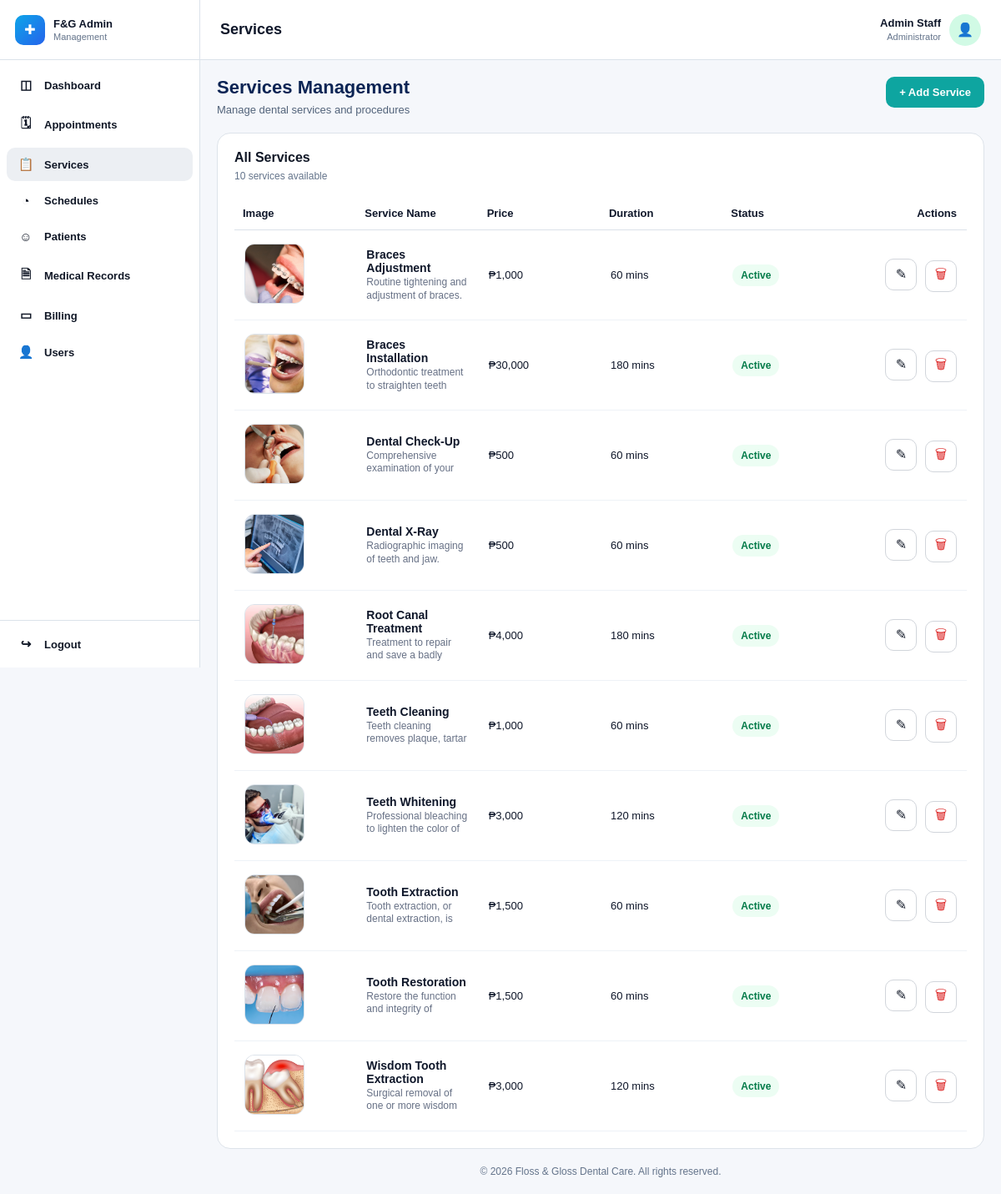
Screenshot of /admin/manage-services.php (signed in) with the database file from the repository.
### tables this page shows
CREATE TABLE `users` (
  `user_id` int(11) NOT NULL,
  `role` enum('patient','staff','system_admin','dentist') NOT NULL,
  `email` varchar(150) NOT NULL,
  `phone` varchar(20) DEFAULT NULL,
  `password_hash` varchar(255) NOT NULL,
  `account_status` enum('active','inactive','deactivated','suspended') NOT NULL DEFAULT 'active',
  `email_verified` tinyint(1) NOT NULL DEFAULT 0,
  `created_at` timestamp NOT NULL DEFAULT current_timestamp(),
  `updated_at` timestamp NOT NULL DEFAULT current_timestamp() ON UPDATE current_timestamp()
);

CREATE TABLE `services` (
  `service_id` int(11) NOT NULL,
  `service_name` varchar(150) NOT NULL,
  `description` text DEFAULT NULL,
  `image_path` varchar(255) DEFAULT NULL,
  `duration_minutes` int(11) NOT NULL DEFAULT 30,
  `price` decimal(10,2) NOT NULL DEFAULT 0.00,
  `is_active` tinyint(1) NOT NULL DEFAULT 1,
  `created_by` int(11) DEFAULT NULL,
  `created_at` timestamp NOT NULL DEFAULT current_timestamp(),
  `updated_at` timestamp NOT NULL DEFAULT current_timestamp() ON UPDATE current_timestamp()
);

### includes/auth.php (called while the page is built, shortened)
<?php
function currentRole(): string {
    return $_SESSION['role'] ?? '';
}
?>

### admin/manage-services.php (the view, shortened to what this page needs)
<?php
require_once '../config/database.php';
require_once '../includes/auth.php';
$user_id = $_SESSION['user_id'];
$admin_name = "Admin Staff";
$admin_role = "Administrator";
$admin_sql = "
    SELECT u.role, sp.first_name, sp.last_name
    FROM users u
    LEFT JOIN staff_profiles sp ON u.user_id = sp.user_id
    WHERE u.user_id = ?
    LIMIT 1
";
$admin_stmt = mysqli_prepare($conn, $admin_sql);
mysqli_stmt_bind_param($admin_stmt, "i", $user_id);
mysqli_stmt_execute($admin_stmt);
$admin_result = mysqli_stmt_get_result($admin_stmt);
if ($admin_result && mysqli_num_rows($admin_result) > 0) {
    $admin_row = mysqli_fetch_assoc($admin_result);
    if (($admin_row['role'] ?? '') === 'system_admin') {
        $admin_role = 'Administrator';
    } elseif (($admin_row['role'] ?? '') === 'staff') {
        $admin_role = 'Staff';
    }
}
$services = [];
$services_sql = "
    SELECT service_id, service_name, description, image_path, duration_minutes, price, is_active, created_by, created_at, updated_at
    FROM services
    ORDER BY service_name ASC
";
$services_result = mysqli_query($conn, $services_sql);
if ($services_result) {
    while ($row = mysqli_fetch_assoc($services_result)) {
        $services[] = $row;
    }
}
include("../includes/admin-header.php");
include("../includes/admin-sidebar.php");
?>
<div class="main-area">
    <div class="topbar">
        <h1>Services</h1>
        <div class="admin-user">
            <div class="admin-meta">
                <strong><?php echo htmlspecialchars($admin_name); ?></strong>
                <span><?php echo htmlspecialchars($admin_role); ?></span>
            </div>
            <div class="admin-avatar">👤</div>
        </div>
    </div>
    <div class="content">
        <div class="services-top">
            <div>
                <h2>Services Management</h2>
                <p>Manage dental services and procedures</p>
            </div>
            <button type="button" class="add-btn" onclick="toggleServiceForm()">+ Add Service</button>
        </div>
        <section class="panel">
            <div id="servicesListWrap" class="services-list-wrap">
                <h3 class="section-title">All Services</h3>
                <p class="section-subtitle"><?php echo count($services); ?> services available</p>
                <div class="table-wrap">
                    <table class="services-table">
                        <thead>
                            <tr>
                                <th>Image</th>
                                <th>Service Name</th>
                                <th>Price</th>
                                <th>Duration</th>
                                <th>Status</th>
                                <th>Actions</th>
                            </tr>
                        </thead>
                        <tbody>
                            <?php if (count($services) > 0): ?>
                                <?php foreach ($services as $row): ?>
                                    <tr>
                                        <td>
                                            <?php if (!empty($row['image_path'])): ?>
                                                <img src="<?php echo htmlspecialchars($row['image_path']); ?>" alt="Service Image" class="service-thumb">
                                            <?php else: ?>
                                                <div class="service-thumb service-thumb-placeholder">No Image</div>
                                            <?php endif; ?>
                                        </td>
                                        <td>
                                            <div class="service-name"><?php echo htmlspecialchars($row['service_name']); ?></div>
                                            <div class="service-desc"><?php echo htmlspecialchars($row['description'] ?? 'No description available.'); ?></div>
                                        </td>
                                        <td>₱<?php echo number_format((float)$row['price'], 0); ?></td>
                                        <td><?php echo (int)$row['duration_minutes']; ?> mins</td>
                                        <td>
                                            <span class="status-pill <?php echo ((int)$row['is_active'] === 1) ? 'active' : 'inactive'; ?>">
                                                <?php echo ((int)$row['is_active'] === 1) ? 'Active' : 'Inactive'; ?>
                                            </span>
                                        </td>
                                        <td>
                                            <a href="edit-service.php?service_id=<?php echo (int)$row['service_id']; ?>" class="icon-btn" title="Edit">✎</a>
                                            <a href="../actions/service-actions.php?delete=<?php echo (int)$row['service_id']; ?>" class="icon-btn delete" onclick="return confirm('Delete this service? If it is already used in appointments, it will be set to inactive instead.');" title="Delete">🗑</a>
                                        </td>
                                    </tr>
                                <?php endforeach; ?>
                            <?php else: ?>
                                <tr>
                                    <td colspan="5">No services found.</td>
                                </tr>
                            <?php endif; ?>
                        </tbody>
                    </table>
                </div>
            </div>
        </section>
        <?php include("../includes/admin-footer.php"); ?>

### includes/admin-header.php (shortened to what this page needs)
<!DOCTYPE html>
<html lang="en">
<head>
</head>
<body>

### includes/admin-sidebar.php (shortened to what this page needs)
<?php
require_once '../includes/auth.php';
$current_page = basename($_SERVER['PHP_SELF']);
$role = currentRole();
?>
<div class="admin-layout">
    <aside class="sidebar">
        <div class="sidebar-top">
            <div class="sidebar-brand">
                <div class="brand-logo">✚</div>
                <div class="brand-text">
                    <h2>F&amp;G Admin</h2>
                    <p>Management</p>
                </div>
            </div>
            <nav class="sidebar-nav">
                <?php if ($role !== 'dentist'): ?>
                    <a href="admin-dashboard.php" class="<?php echo ($current_page === 'admin-dashboard.php') ? 'active' : ''; ?>">
                        <span class="nav-icon">◫</span> Dashboard
                    </a>
                <?php endif; ?>
                <?php if ($role === 'system_admin' || $role === 'staff'): ?>
                    <a href="manage-appointments.php" class="<?php echo ($current_page === 'manage-appointments.php') ? 'active' : ''; ?>">
                        <span class="nav-icon">🗓</span> Appointments
                    </a>
                    <a href="manage-services.php" class="<?php echo ($current_page === 'manage-services.php' || $current_page === 'edit-service.php') ? 'active' : ''; ?>">
                        <span class="nav-icon">📋</span> Services
                    </a>
                    <a href="manage-schedules.php" class="<?php echo ($current_page === 'manage-schedules.php') ? 'active' : ''; ?>">
                        <span class="nav-icon">◔</span> Schedules
                    </a>
                    <a href="manage-patients.php" class="<?php echo ($current_page === 'manage-patients.php') ? 'active' : ''; ?>">
                        <span class="nav-icon">☺</span> Patients
                    </a>
                    <a href="medical-records.php" class="<?php echo ($current_page === 'medical-records.php') ? 'active' : ''; ?>">
                        <span class="nav-icon">🗎</span> Medical Records
                    </a>
                    <a href="manage-billing.php" class="<?php echo ($current_page === 'manage-billing.php') ? 'active' : ''; ?>">
                        <span class="nav-icon">▭</span> Billing
                    </a>
                    <?php if ($role === 'system_admin'): ?>
                        <a href="manage-users.php" class="<?php echo ($current_page === 'manage-users.php') ? 'active' : ''; ?>">
                            <span class="nav-icon">👤</span> Users
                        </a>
                    <?php endif; ?>
                <?php endif; ?>
            </nav>
        </div>
        <div class="sidebar-bottom">
            <a href="../auth/admin-logout.php">
                <span class="nav-icon">↪</span> Logout
            </a>
        </div>
    </aside>

### includes/admin-footer.php
    <div class="site-footer">
        &copy; <?php echo date("Y"); ?> Floss &amp; Gloss Dental Care. All rights reserved.
    </div>
</body>
</html>

### includes/admin-header.php (style rules this page uses)
* { box-sizing: border-box; font-family: Arial, sans-serif; }
html, body { margin: 0; padding: 0; background: #f5f7fb; color: #0f172a; font-size: 14px; }
a { text-decoration: none; color: inherit; }
button, input, select, textarea { font: inherit; }
.site-footer { margin-top: 20px; text-align: center; color: #64748b; font-size: 12px; }

### includes/admin-sidebar.php (style rules this page uses)
.admin-layout { display: flex; min-height: 100vh; width: 100%; }
.sidebar { width: 240px; height: 100vh; position: fixed; top: 0; left: 0; background: #ffffff; border-right: 1px solid #dbe2ea; display: flex; flex-direction: column; justify-content: space-between; z-index: 1000; }
.sidebar-top { display: flex; flex-direction: column; }
.sidebar-brand { display: flex; align-items: center; gap: 10px; min-height: 72px; padding: 0 18px; border-bottom: 1px solid #dbe2ea; }
.brand-logo { width: 36px; height: 36px; border-radius: 10px; background: linear-gradient(135deg, #0ea5e9, #2563eb); display: flex; align-items: center; justify-content: center; color: #fff; font-size: 16px; }
.brand-text h2 { margin: 0; font-size: 13px; font-weight: 700; }
.brand-text p { margin: 2px 0 0; font-size: 11px; color: #64748b; }
.sidebar-nav { padding: 10px 8px; display: flex; flex-direction: column; gap: 4px; }
.sidebar-nav a, .sidebar-bottom a { display: flex; align-items: center; gap: 12px; padding: 11px 13px; border-radius: 10px; color: #111827; font-size: 13px; font-weight: 600; text-decoration: none; }
.sidebar-nav a.active { background: #eceff3; }
.nav-icon { width: 20px; text-align: center; font-size: 15px; }
.sidebar-bottom { padding: 8px; border-top: 1px solid #dbe2ea; background: #fff; }
.main-area { flex: 1; min-width: 0; margin-left: 240px; min-height: 100vh; display: flex; flex-direction: column; }

### rows the page displays
users: role "Administrator"
services: image_path (picture), service_name "Braces Adjustment", description "Routine tightening and adjustment of braces.", price "1,000", duration_minutes "60", is_active "Active"
services: image_path (picture), service_name "Braces Installation", description "Orthodontic treatment to straighten teeth", price "30,000", duration_minutes "180", is_active "Active"
services: image_path (picture), service_name "Dental Check-Up", description "Comprehensive examination of your…", price "500", duration_minutes "60", is_active "Active"
services: image_path (picture), service_name "Dental X-Ray", description "Radiographic imaging of teeth and jaw.", price "500", duration_minutes "60", is_active "Active"
services: image_path (picture), service_name "Root Canal Treatment", description "Treatment to repair and save a badly…", price "4,000", duration_minutes "180", is_active "Active"
services: image_path (picture), service_name "Teeth Cleaning", description "Teeth cleaning removes plaque, tartar…", price "1,000", duration_minutes "60", is_active "Active"
services: image_path (picture), service_name "Teeth Whitening", description "Professional bleaching to lighten the color of…", price "3,000", duration_minutes "120", is_active "Active"
services: image_path (picture), service_name "Tooth Extraction", description "Tooth extraction, or dental extraction, is…", price "1,500", duration_minutes "60", is_active "Active"
services: image_path (picture), service_name "Tooth Restoration", description "Restore the function and integrity of…", price "1,500", duration_minutes "60", is_active "Active"
services: image_path (picture), service_name "Wisdom Tooth Extraction", description "Surgical removal of one or more wisdom…", price "3,000", duration_minutes "120", is_active "Active"

### other values shown
$admin_name "Admin Staff"
count($services) "10"
